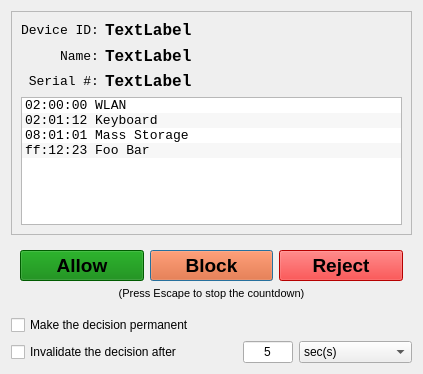
<?xml version="1.0" encoding="UTF-8"?>
<ui version="4.0">
 <class>DeviceDialog</class>
 <widget class="QDialog" name="DeviceDialog">
  <property name="geometry">
   <rect>
    <x>0</x>
    <y>0</y>
    <width>423</width>
    <height>302</height>
   </rect>
  </property>
  <property name="windowTitle">
   <string>Dialog</string>
  </property>
  <layout class="QGridLayout" name="gridLayout">
   <item row="0" column="0" colspan="4">
    <widget class="QFrame" name="frame">
     <property name="sizePolicy">
      <sizepolicy hsizetype="Expanding" vsizetype="MinimumExpanding">
       <horstretch>0</horstretch>
       <verstretch>0</verstretch>
      </sizepolicy>
     </property>
     <property name="font">
      <font>
       <family>Monospace</family>
       <pointsize>12</pointsize>
      </font>
     </property>
     <property name="frameShape">
      <enum>QFrame::StyledPanel</enum>
     </property>
     <property name="frameShadow">
      <enum>QFrame::Raised</enum>
     </property>
     <layout class="QGridLayout" name="gridLayout_3">
      <item row="1" column="0">
       <widget class="QLabel" name="label">
        <property name="font">
         <font>
          <pointsize>10</pointsize>
         </font>
        </property>
        <property name="text">
         <string>Name:</string>
        </property>
        <property name="alignment">
         <set>Qt::AlignRight|Qt::AlignTrailing|Qt::AlignVCenter</set>
        </property>
       </widget>
      </item>
      <item row="1" column="2">
       <spacer name="horizontalSpacer">
        <property name="orientation">
         <enum>Qt::Horizontal</enum>
        </property>
        <property name="sizeHint" stdset="0">
         <size>
          <width>40</width>
          <height>20</height>
         </size>
        </property>
       </spacer>
      </item>
      <item row="1" column="1">
       <widget class="QLabel" name="name_label">
        <property name="font">
         <font>
          <weight>75</weight>
          <bold>true</bold>
         </font>
        </property>
        <property name="text">
         <string>TextLabel</string>
        </property>
       </widget>
      </item>
      <item row="0" column="0">
       <widget class="QLabel" name="label_2">
        <property name="font">
         <font>
          <pointsize>10</pointsize>
         </font>
        </property>
        <property name="text">
         <string>Device ID:</string>
        </property>
        <property name="alignment">
         <set>Qt::AlignRight|Qt::AlignTrailing|Qt::AlignVCenter</set>
        </property>
       </widget>
      </item>
      <item row="2" column="0">
       <widget class="QLabel" name="label_3">
        <property name="font">
         <font>
          <pointsize>10</pointsize>
         </font>
        </property>
        <property name="text">
         <string>Serial #:</string>
        </property>
        <property name="alignment">
         <set>Qt::AlignRight|Qt::AlignTrailing|Qt::AlignVCenter</set>
        </property>
       </widget>
      </item>
      <item row="2" column="1">
       <widget class="QLabel" name="serial_label">
        <property name="font">
         <font>
          <weight>75</weight>
          <bold>true</bold>
         </font>
        </property>
        <property name="text">
         <string>TextLabel</string>
        </property>
       </widget>
      </item>
      <item row="0" column="1">
       <widget class="QLabel" name="deviceid_label">
        <property name="font">
         <font>
          <weight>75</weight>
          <bold>true</bold>
         </font>
        </property>
        <property name="text">
         <string>TextLabel</string>
        </property>
       </widget>
      </item>
      <item row="3" column="0" colspan="3">
       <widget class="QListWidget" name="interface_list">
        <property name="sizePolicy">
         <sizepolicy hsizetype="Expanding" vsizetype="Minimum">
          <horstretch>0</horstretch>
          <verstretch>0</verstretch>
         </sizepolicy>
        </property>
        <property name="maximumSize">
         <size>
          <width>16777215</width>
          <height>128</height>
         </size>
        </property>
        <property name="font">
         <font>
          <pointsize>10</pointsize>
         </font>
        </property>
        <property name="frameShape">
         <enum>QFrame::StyledPanel</enum>
        </property>
        <property name="editTriggers">
         <set>QAbstractItemView::DoubleClicked</set>
        </property>
        <property name="showDropIndicator" stdset="0">
         <bool>false</bool>
        </property>
        <property name="alternatingRowColors">
         <bool>true</bool>
        </property>
        <item>
         <property name="text">
          <string>02:00:00 WLAN</string>
         </property>
        </item>
        <item>
         <property name="text">
          <string>02:01:12 Keyboard</string>
         </property>
        </item>
        <item>
         <property name="text">
          <string>08:01:01 Mass Storage</string>
         </property>
        </item>
        <item>
         <property name="text">
          <string>ff:12:23 Foo Bar</string>
         </property>
        </item>
       </widget>
      </item>
     </layout>
    </widget>
   </item>
   <item row="2" column="0" colspan="3">
    <widget class="QCheckBox" name="permanent_checkbox">
     <property name="text">
      <string>Make the decision permanent</string>
     </property>
    </widget>
   </item>
   <item row="3" column="2">
    <widget class="QLineEdit" name="timeout_lineedit">
     <property name="sizePolicy">
      <sizepolicy hsizetype="Fixed" vsizetype="Minimum">
       <horstretch>0</horstretch>
       <verstretch>0</verstretch>
      </sizepolicy>
     </property>
     <property name="maximumSize">
      <size>
       <width>50</width>
       <height>16777215</height>
      </size>
     </property>
     <property name="text">
      <string>5</string>
     </property>
     <property name="alignment">
      <set>Qt::AlignCenter</set>
     </property>
    </widget>
   </item>
   <item row="3" column="3">
    <widget class="QComboBox" name="timeout_combobox">
     <property name="sizePolicy">
      <sizepolicy hsizetype="Preferred" vsizetype="Fixed">
       <horstretch>0</horstretch>
       <verstretch>0</verstretch>
      </sizepolicy>
     </property>
     <property name="currentIndex">
      <number>0</number>
     </property>
     <item>
      <property name="text">
       <string>sec(s)</string>
      </property>
     </item>
     <item>
      <property name="text">
       <string>min(s)</string>
      </property>
     </item>
     <item>
      <property name="text">
       <string>hour(s)</string>
      </property>
     </item>
     <item>
      <property name="text">
       <string>day(s)</string>
      </property>
     </item>
    </widget>
   </item>
   <item row="1" column="0" colspan="4">
    <widget class="QWidget" name="widget" native="true">
     <property name="sizePolicy">
      <sizepolicy hsizetype="MinimumExpanding" vsizetype="Minimum">
       <horstretch>0</horstretch>
       <verstretch>0</verstretch>
      </sizepolicy>
     </property>
     <layout class="QGridLayout" name="gridLayout_2">
      <item row="0" column="1">
       <widget class="QPushButton" name="block_button">
        <property name="font">
         <font>
          <pointsize>14</pointsize>
          <weight>75</weight>
          <bold>true</bold>
         </font>
        </property>
        <property name="autoFillBackground">
         <bool>false</bool>
        </property>
        <property name="styleSheet">
         <string notr="true">background-color: rgb(255, 80, 0)
</string>
        </property>
        <property name="text">
         <string>Block</string>
        </property>
       </widget>
      </item>
      <item row="0" column="0">
       <widget class="QPushButton" name="allow_button">
        <property name="font">
         <font>
          <pointsize>14</pointsize>
          <weight>75</weight>
          <bold>true</bold>
         </font>
        </property>
        <property name="styleSheet">
         <string notr="true">background-color: rgb(0, 128, 0)</string>
        </property>
        <property name="text">
         <string>Allow</string>
        </property>
       </widget>
      </item>
      <item row="0" column="2">
       <widget class="QPushButton" name="reject_button">
        <property name="font">
         <font>
          <pointsize>14</pointsize>
          <weight>75</weight>
          <bold>true</bold>
         </font>
        </property>
        <property name="styleSheet">
         <string notr="true">background-color: rgb(255, 0, 0)</string>
        </property>
        <property name="text">
         <string>Reject</string>
        </property>
       </widget>
      </item>
      <item row="1" column="0" colspan="3">
       <widget class="QLabel" name="hint_label">
        <property name="font">
         <font>
          <pointsize>8</pointsize>
         </font>
        </property>
        <property name="text">
         <string>(Press Escape to stop the countdown)</string>
        </property>
        <property name="alignment">
         <set>Qt::AlignCenter</set>
        </property>
       </widget>
      </item>
     </layout>
     <zorder>allow_button</zorder>
     <zorder>reject_button</zorder>
     <zorder>block_button</zorder>
     <zorder>hint_label</zorder>
    </widget>
   </item>
   <item row="3" column="0" colspan="2">
    <widget class="QCheckBox" name="timeout_checkbox">
     <property name="text">
      <string>Invalidate the decision after</string>
     </property>
    </widget>
   </item>
  </layout>
 </widget>
 <resources/>
 <connections/>
</ui>
